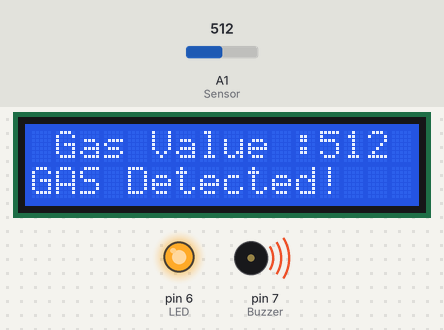
A sketch run on a simulated Arduino Uno, built with avr-gcc and run on an emulated ATmega328P. On the bench: 16×2 character LCD, output pins drawn as LEDs (lit = HIGH), buzzer (waves = sounding, pin HIGH). Inputs (shaded band) come from the test bench; at power-on: A1 (Sensor) = 512.

Above: at 1.2 s.
1.3 s: A1 (Sensor) set to 106
At 2.2 s:
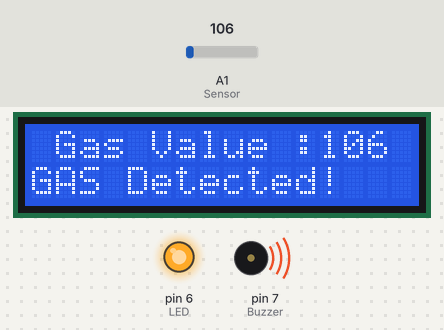
2.8 s: A1 (Sensor) set to 91
At 3.3 s:
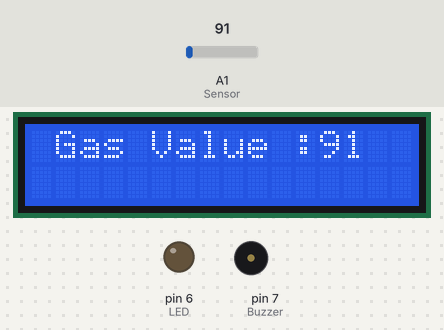
4.3 s: A1 (Sensor) set to 110
At 4.9 s:
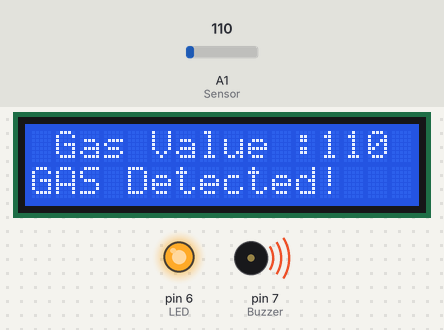
Timing chart, 0 to 7.3 s (numbered marks = the images above; inputs shaded):
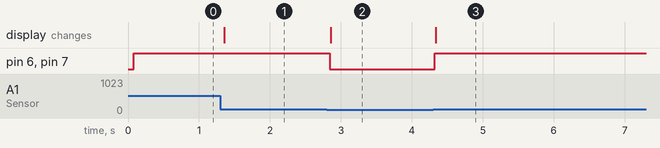

The sketch:

Gas_Sensor_with_i2c_display_code.ino
```cpp
/*MQ2 sensor with Arduino.
 * https://srituhobby.com
 */

#include <LiquidCrystal_I2C.h>
#include<Wire.h>
LiquidCrystal_I2C lcd(0x27, 16, 2);

#define LED 6
#define Buzzer 7
#define Sensor A1

void setup() {
  Serial.begin(9200);
  lcd.begin();
  lcd.backlight();
  pinMode(LED, OUTPUT);
  pinMode(Buzzer, OUTPUT);
}

void loop() {
  int value = analogRead(Sensor);
  lcd.setCursor(0, 0);
  lcd.print(" Gas Value :");
  lcd.print(value);
  lcd.print("  ");

  if (value > 100) {
    digitalWrite(LED, HIGH);
    digitalWrite(Buzzer, HIGH);
    lcd.setCursor(0, 1);
    lcd.print("GAS Detected!");
  } else {
    digitalWrite(LED, LOW);
    digitalWrite(Buzzer, LOW);
    lcd.setCursor(0, 1);
    lcd.print("             ");
  }
}
```

Measured:
- the behaviour switches between 101 and 100 on A1 (Sensor) (found by bisection; images 1 and 2)
- after the input at 1.3 s, the display: changes after 0.06 s (image 1)
- after the input at 2.8 s, pin 6 (LED), pin 7 (Buzzer): HIGH → LOW at once; the display: changes after 0.06 s (image 2)
- after the input at 4.3 s, pin 6 (LED), pin 7 (Buzzer): LOW → HIGH at once; the display: changes at once (image 3)
